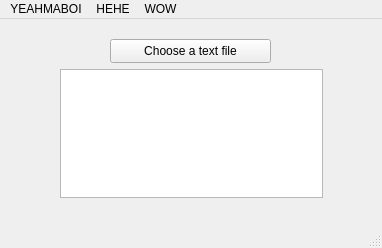
<?xml version="1.0" encoding="UTF-8"?>
<ui version="4.0">
 <class>MainWindow</class>
 <widget class="QMainWindow" name="MainWindow">
  <property name="geometry">
   <rect>
    <x>0</x>
    <y>0</y>
    <width>382</width>
    <height>248</height>
   </rect>
  </property>
  <property name="windowTitle">
   <string>MainWindow</string>
  </property>
  <widget class="QWidget" name="centralwidget">
   <widget class="QPushButton" name="pushButton">
    <property name="geometry">
     <rect>
      <x>110</x>
      <y>20</y>
      <width>161</width>
      <height>24</height>
     </rect>
    </property>
    <property name="text">
     <string>Choose a text file</string>
    </property>
   </widget>
   <widget class="QTextBrowser" name="textBrowser">
    <property name="geometry">
     <rect>
      <x>60</x>
      <y>50</y>
      <width>263</width>
      <height>129</height>
     </rect>
    </property>
   </widget>
  </widget>
  <widget class="QMenuBar" name="menubar">
   <property name="geometry">
    <rect>
     <x>0</x>
     <y>0</y>
     <width>382</width>
     <height>21</height>
    </rect>
   </property>
   <widget class="QMenu" name="menuYEAHMABOI">
    <property name="title">
     <string>YEAHMABOI</string>
    </property>
    <addaction name="actionThere_is_nothing_here"/>
   </widget>
   <widget class="QMenu" name="menuHEHE">
    <property name="title">
     <string>HEHE</string>
    </property>
    <addaction name="actionNothing_here_too"/>
   </widget>
   <widget class="QMenu" name="menuWOW">
    <property name="title">
     <string>WOW</string>
    </property>
    <addaction name="separator"/>
    <addaction name="actionWhy_you_click_here"/>
    <addaction name="actionJust_click_on_the_button_be"/>
   </widget>
   <addaction name="menuYEAHMABOI"/>
   <addaction name="menuHEHE"/>
   <addaction name="menuWOW"/>
  </widget>
  <widget class="QStatusBar" name="statusbar"/>
  <action name="actionThere_is_nothing_here">
   <property name="text">
    <string>There is nothing here</string>
   </property>
  </action>
  <action name="actionNothing_here_too">
   <property name="text">
    <string>Nothing here too</string>
   </property>
  </action>
  <action name="actionWhy_you_click_here">
   <property name="text">
    <string>Why you click here ??</string>
   </property>
  </action>
  <action name="actionJust_click_on_the_button_be">
   <property name="text">
    <string>Just click on the button below</string>
   </property>
  </action>
 </widget>
 <resources/>
 <connections/>
</ui>
